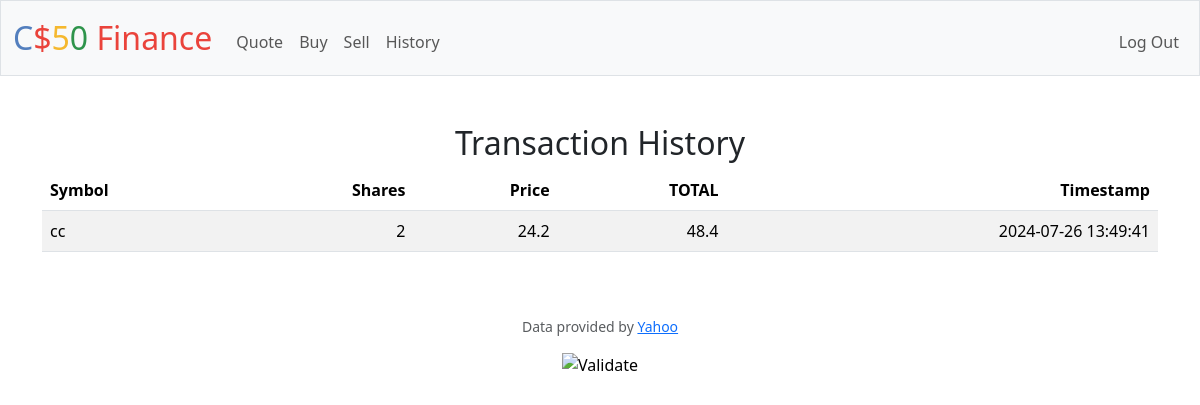
/history (signed in), run on an earlier commit of the app's database.
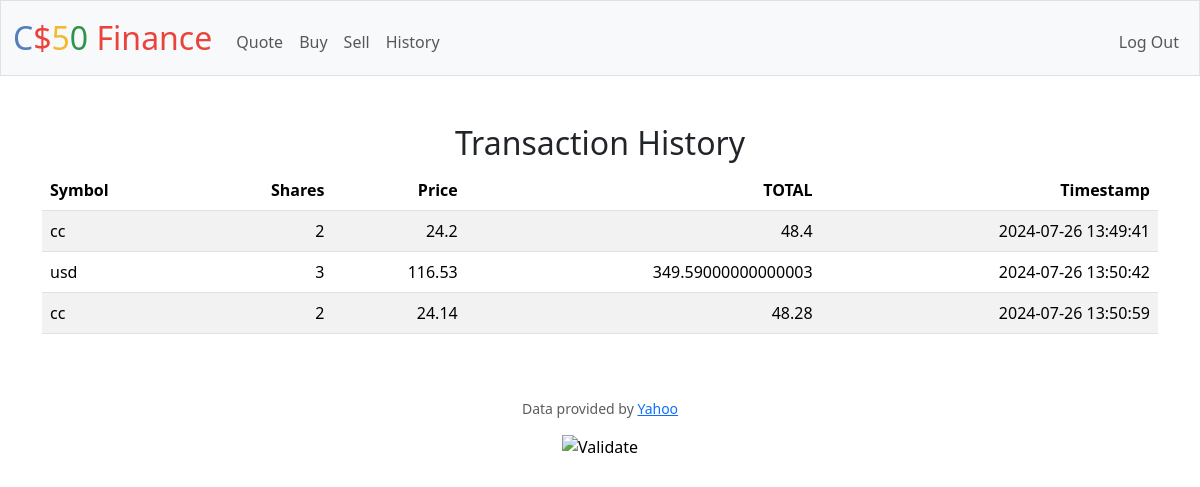
And on a later commit of the database.
### tables this page shows
CREATE TABLE portfolio (
        user_id INTEGER,
        symbol TEXT,
        shares INTEGER,
        price NUMERIC,
        total NUMERIC,
        timestamp TIMESTAMP DEFAULT CURRENT_TIMESTAMP,
        FOREIGN KEY(user_id) REFERENCES users(id)
    );

### app.py (the view)
@app.route("/history")
@login_required
def history():
    user_id = session.get("user_id")
    history = db.execute("SELECT symbol, shares, price, total, timestamp FROM portfolio WHERE user_id = ?", user_id)
    return render_template('history.html', history=history)

### app.py (called while the page is built)
@app.after_request
def after_request(response):
    response.headers["Cache-Control"] = "no-cache, no-store, must-revalidate"
    response.headers["Expires"] = 0
    response.headers["Pragma"] = "no-cache"
    return response

### helpers.py (called while the page is built)
def login_required(f):
    @wraps(f)
    def decorated_function(*args, **kwargs):
        if session.get("user_id") is None:
            return redirect("/login")
        return f(*args, **kwargs)
    return decorated_function

### templates/history.html (shortened to what this page needs)
{% extends "layout.html" %}
{% block main %}
<h2>Transaction History</h2>
<table class="table table-striped">
    <thead>
        <tr>
            <th class="text-start">Symbol</th>
            <th class="text-end">Shares</th>
            <th class="text-end">Price</th>
            <th class="text-end">TOTAL</th>
            <th class="text-end">Timestamp</th>
        </tr>
    </thead>
    <tbody>
        {% for entry in history %}
        <tr>
            <td class="text-start">{{ entry.symbol }}</td>
            <td class="text-end">{{ entry.shares }}</td>
            <td class="text-end">{{ entry.price }}</td>
            <td class="text-end">{{ entry.total }}</td>
            <td class="text-end">{{ entry.timestamp }}</td>
        </tr>
        {% endfor %}
    </tbody>
</table>
{% endblock %}

### templates/layout.html (shortened to what this page needs)
<!DOCTYPE html>
<html lang="en">
    <head>
        <link href="https://cdn.jsdelivr.net/npm/bootstrap@5.3.3/dist/css/bootstrap.min.css" rel="stylesheet">
        <link href="/static/styles.css" rel="stylesheet">
    </head>
    <body>
        <nav class="bg-light border navbar navbar-expand-md navbar-light">
            <div class="container-fluid">
                <a class="navbar-brand" href="/"><span class="blue">C</span><span class="red">$</span><span class="yellow">5</span><span class="green">0</span> <span class="red">Finance</span></a>
                <div class="collapse navbar-collapse" id="navbar">
                    {% if session["user_id"] %}
                        <ul class="navbar-nav me-auto mt-2">
                            <li class="nav-item"><a class="nav-link" href="/quote">Quote</a></li>
                            <li class="nav-item"><a class="nav-link" href="/buy">Buy</a></li>
                            <li class="nav-item"><a class="nav-link" href="/sell">Sell</a></li>
                            <li class="nav-item"><a class="nav-link" href="/history">History</a></li>
                        </ul>
                        <ul class="navbar-nav ms-auto mt-2">
                            <li class="nav-item"><a class="nav-link" href="/logout">Log Out</a></li>
                        </ul>
                    {% else %}
                        <ul class="navbar-nav ms-auto mt-2">
                            <li class="nav-item"><a class="nav-link" href="/register">Register</a></li>
                            <li class="nav-item"><a class="nav-link" href="/login">Log In</a></li>
                        </ul>
                    {% endif %}
                </div>
            </div>
        </nav>
        <main class="container py-5 text-center">
            {% block main %}{% endblock %}
        </main>
        <footer class="mb-5">
            <p class="mb-3 small text-center text-muted">
                Data provided by <a href="https://finance.yahoo.com/">Yahoo</a>
            </p>
            <form action="https://validator.w3.org/check" class="text-center" enctype="multipart/form-data" method="post" target="_blank">
                <input alt="Validate" src="/static/I_heart_validator.png" type="image">
            </form>
        </footer>
    </body>
</html>

### static/styles.css (style rules this page uses)
nav .navbar-brand { font-size: xx-large; }
nav .navbar-brand .blue { color: #537fbe; }
nav .navbar-brand .red { color: #ea433b; }
nav .navbar-brand .yellow { color: #f5b82e; }
nav .navbar-brand .green { color: #2e944b; }

What changed in the data, as far as the page shows it:
added portfolio: symbol "usd", shares "3", price "116.53", total "349.59000000000003", timestamp "2024-07-26 13:50:42"
added portfolio: symbol "cc", shares "2", price "24.14", total "48.28", timestamp "2024-07-26 13:50:59"
